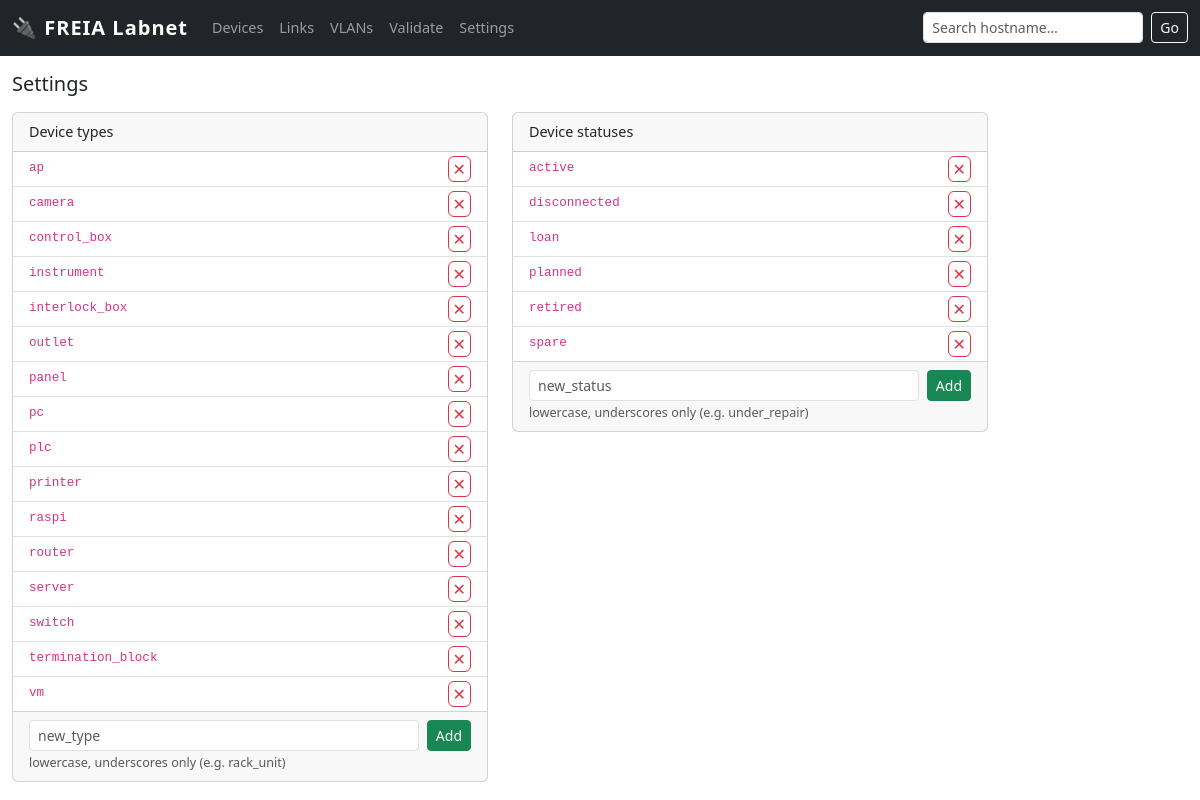
The page /settings on the database its author committed.
### tables this page shows
CREATE TABLE enum_value (
        id       INTEGER PRIMARY KEY,
        category TEXT NOT NULL,
        value    TEXT NOT NULL,
        UNIQUE(category, value)
    );

### app.py (the view)
@app.route('/settings')
def settings():
    kinds    = query("SELECT id, value FROM enum_value WHERE category='device_kind'    ORDER BY value")
    statuses = query("SELECT id, value FROM enum_value WHERE category='device_status'  ORDER BY value")
    return render_template('settings.html', kinds=kinds, statuses=statuses)

### app.py (called while the page is built)
def get_db():
    db = getattr(g, '_database', None)
    if db is None:
        db = g._database = sqlite3.connect(LABNET_PATH)
        db.row_factory = sqlite3.Row
        db.execute('PRAGMA foreign_keys = ON')
    return db

def query(sql, args=(), one=False):
    cur = get_db().execute(sql, args)
    rv = cur.fetchall()
    return (rv[0] if rv else None) if one else rv

### templates/settings.html (shortened to what this page needs)
{% extends "base.html" %}
{% block content %}
<h5 class="mb-3">Settings</h5>
<div class="row g-4">
  <div class="col-md-5">
    <div class="card">
      <div class="card-header">Device types</div>
      <ul class="list-group list-group-flush">
        {% for k in kinds %}
        <li class="list-group-item d-flex justify-content-between align-items-center py-1">
          <code>{{ k['value'] }}</code>
          <form method="post" action="/settings/enum/{{ k['id'] }}/delete"
                onsubmit="return confirm('Remove type ' + '{{ k['value'] }}' + '?')">
            <button class="btn btn-xs btn-outline-danger py-0 px-1">✕</button>
          </form>
        </li>
        {% endfor %}
      </ul>
      <div class="card-footer">
        <form method="post" action="/settings/enum/add" class="d-flex gap-2">
          <input type="text" name="value" class="form-control form-control-sm"
                 placeholder="new_type" required
                 pattern="[a-z0-9_]+" title="lowercase letters, digits and underscores only">
          <button class="btn btn-sm btn-success">Add</button>
        </form>
        <small class="text-muted">lowercase, underscores only (e.g. rack_unit)</small>
      </div>
    </div>
  </div>
  <div class="col-md-5">
    <div class="card">
      <div class="card-header">Device statuses</div>
      <ul class="list-group list-group-flush">
        {% for s in statuses %}
        <li class="list-group-item d-flex justify-content-between align-items-center py-1">
          <code>{{ s['value'] }}</code>
          <form method="post" action="/settings/enum/{{ s['id'] }}/delete"
                onsubmit="return confirm('Remove status ' + '{{ s['value'] }}' + '?')">
            <button class="btn btn-xs btn-outline-danger py-0 px-1">✕</button>
          </form>
        </li>
        {% endfor %}
      </ul>
      <div class="card-footer">
        <form method="post" action="/settings/enum/add" class="d-flex gap-2">
          <input type="text" name="value" class="form-control form-control-sm"
                 placeholder="new_status" required
                 pattern="[a-z0-9_]+" title="lowercase letters, digits and underscores only">
          <button class="btn btn-sm btn-success">Add</button>
        </form>
        <small class="text-muted">lowercase, underscores only (e.g. under_repair)</small>
      </div>
    </div>
  </div>
</div>
{% endblock %}

### templates/base.html (style rules this page uses)
body { font-size: .9rem; }

### rows shown on the page
enum_value: value "ap"
enum_value: value "camera"
enum_value: value "control_box"
enum_value: value "instrument"
enum_value: value "interlock_box"
enum_value: value "outlet"
enum_value: value "panel"
enum_value: value "pc"
enum_value: value "plc"
enum_value: value "printer"
enum_value: value "raspi"
enum_value: value "router"
enum_value: value "server"
enum_value: value "switch"
enum_value: value "termination_block"
enum_value: value "vm"
enum_value: value "active"
enum_value: value "disconnected"
enum_value: value "loan"
enum_value: value "planned"
enum_value: value "retired"
enum_value: value "spare"
